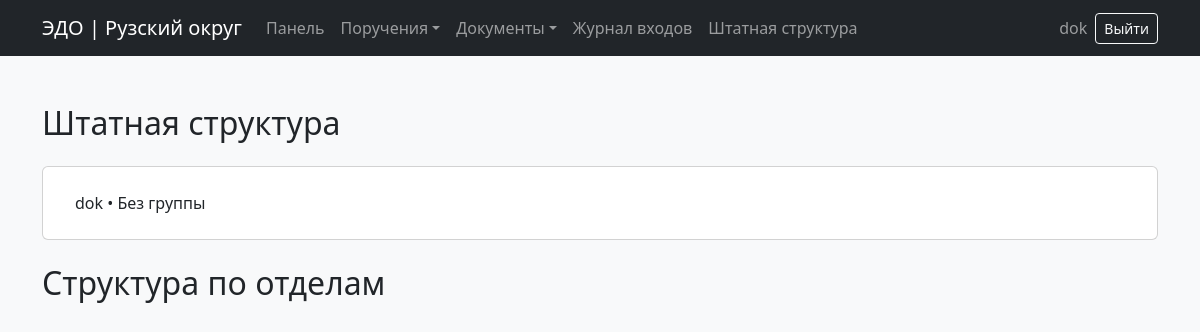
Before: /staff_structure_view/ (signed in) with the older database file.
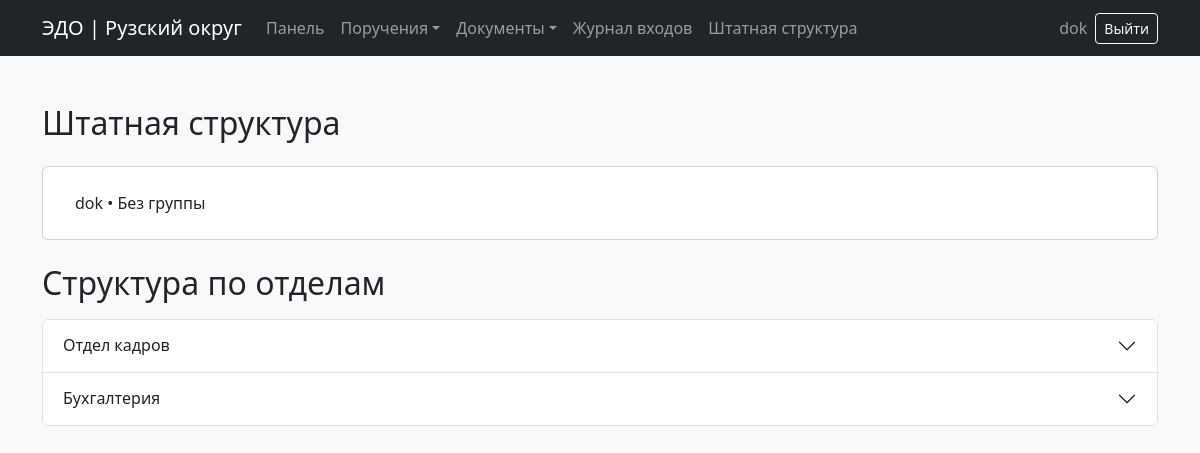
After: the same page with the newer database file.
### users/models.py (models this page shows, shortened)
class Department(models.Model):
    name = models.CharField(max_length=255)
    users = models.ManyToManyField(User, blank=True, related_name='departments')

### users/views.py (the view)
# urls.py: path('staff_structure_view/', staff_structure_view, name='staff_structure_view'),
@login_required
def staff_structure_view(request):
    users_without_department = User.objects.filter(departments=None)
    departments = Department.objects.prefetch_related('users').all()
    return render(request, 'users/staff_structure.html', {
        'users_without_department': users_without_department,
        'departments': departments,
    })

### templates/users/staff_structure.html (shortened to what this page needs)
{% extends 'base.html' %}
{% block content %}
<div class="container my-5">
  <h2 class="mb-4">Штатная структура</h2>
  <div class="card mb-4">
    <div class="card-body">
      {% if users_without_department %}
        <ul class="list-group list-group-flush">
          {% for user in users_without_department %}
            <li class="list-group-item">
              {{ user.get_full_name|default:user.username }}
              •
              {{ user.groups.first.name|default:"Без группы" }}
            </li>
          {% endfor %}
        </ul>
      {% else %}
        <p class="text-muted mb-0">Все пользователи закреплены за отделами</p>
      {% endif %}
    </div>
  </div>
  <h2 class="mb-3">Структура по отделам</h2>
  <div class="accordion" id="departmentAccordion">
    {% for department in departments %}
      <div class="accordion-item">
        <h2 class="accordion-header" id="heading{{ forloop.counter }}">
          <button class="accordion-button collapsed" type="button" data-bs-toggle="collapse"
            data-bs-target="#collapse{{ forloop.counter }}" aria-expanded="false"
            aria-controls="collapse{{ forloop.counter }}">
            {{ department.name }}
          </button>
        </h2>
      </div>
    {% endfor %}
  </div>
</div>
{% endblock %}

### templates/base.html (shortened to what this page needs)
<!DOCTYPE html>
<html lang="ru">
<head>
    <link href="https://cdn.jsdelivr.net/npm/bootstrap@5.3.3/dist/css/bootstrap.min.css" rel="stylesheet">
</head>
<body class="bg-light">
<nav class="navbar navbar-expand-lg navbar-dark bg-dark">
  <div class="container">
    <a class="navbar-brand" href="{% url 'dashboard' %}">ЭДО | Рузский округ</a>
    <div class="collapse navbar-collapse" id="mainNavbar">
      <ul class="navbar-nav me-auto mb-2 mb-lg-0">
        {% if user.is_authenticated %}
        <li class="nav-item">
          <a class="nav-link" href="{% url 'dashboard' %}">Панель</a>
        </li>
        <li class="nav-item dropdown">
          <a class="nav-link dropdown-toggle" href="#" role="button" data-bs-toggle="dropdown">Поручения</a>
        </li>
        <li class="nav-item dropdown">
          <a class="nav-link dropdown-toggle" href="#" role="button" data-bs-toggle="dropdown">Документы</a>
        </li>
        <li class="nav-item">
          <a class="nav-link" href="{% url 'login_journal' %}">Журнал входов</a>
        </li>
        <li class="nav-item">
          <a class="nav-link" href="{% url 'staff_structure_view' %}">Штатная структура</a>
        </li>
      </ul>
        <span class="navbar-text me-2">
          {{ user.get_full_name|default:user.username }}
        </span>
        <form action="{% url 'logout' %}" method="post" class="d-inline">
          <button class="btn btn-outline-light btn-sm">Выйти</button>
        </form>
      {% endif %}
    </div>
  </div>
</nav>
{% block content %}
{% endblock %}
</body>
</html>

Changed rows visible on the page:
added Department: name "Отдел кадров"
added Department: name "Бухгалтерия"
